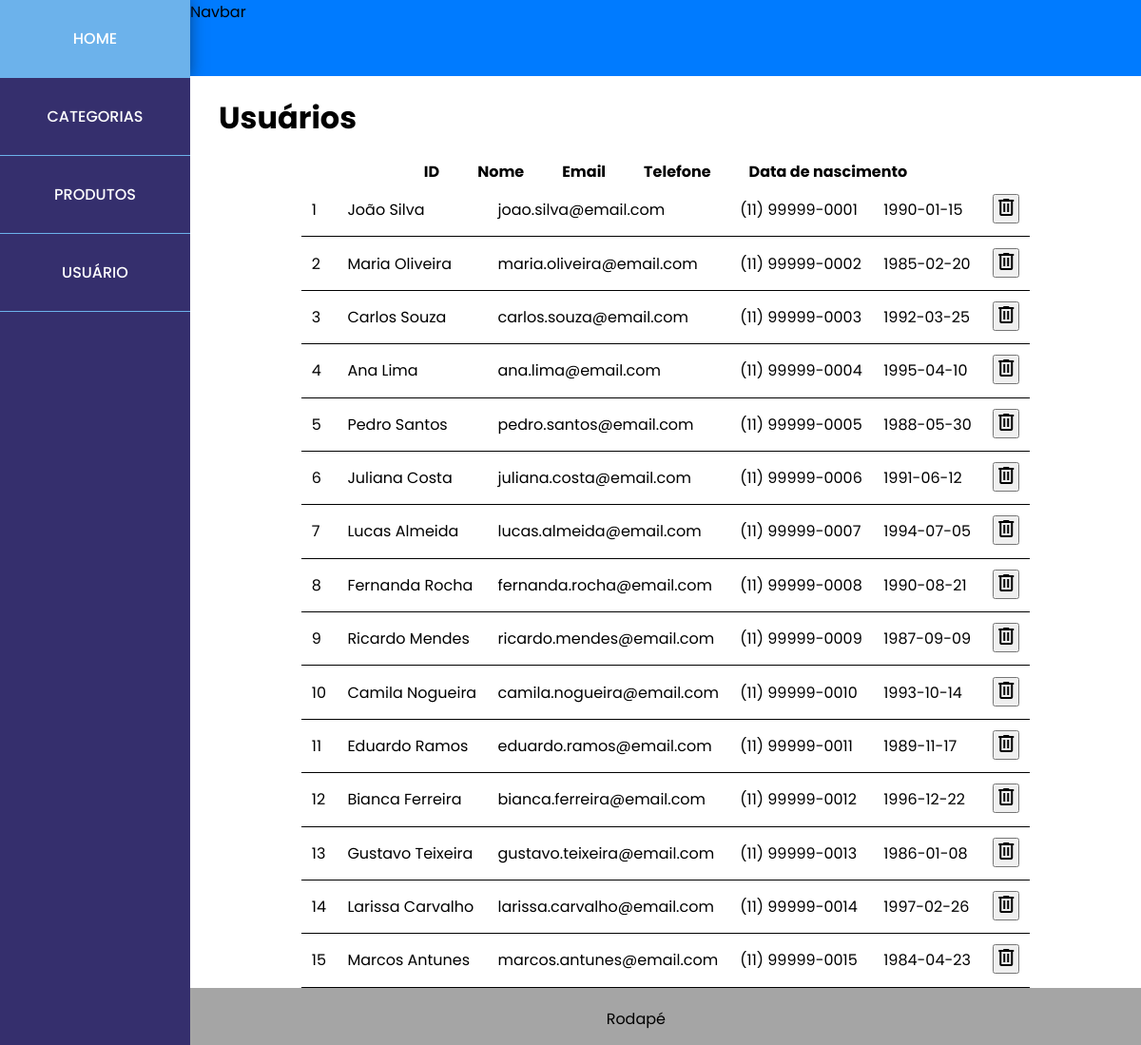
Page /view/pages/usuario.php on the committed database.
### tables this page shows
create table usuarios(
id int primary key auto_increment,
nome varchar(200),
email varchar(70),
senha varchar(30),
telefone varchar(30),
data_nascimento date,
cpf varchar(11) not null
);

### config/Database.php (called while the page is built)
<?php
class Database {
    private $host ='localhost';
    private $port ='3306';
    private $dbName='loja';
    private $user = 'root';
    private $password='';
    public function conectar(){
        $url = "mysql:host=$this->host;port=$this->port;dbname=$this->dbName";
        $conn = new PDO($url, $this->user, $this->password);
        return $conn;
    }
}

### model/UsuarioModel.php (called while the page is built)
<?php
require_once __DIR__ . "/../config/Database.php";
class UsuarioModel{
    private $conn;
    private $tabela= "usuarios";
    public function __construct(){
        $db = new Database();
        $this->conn = $db->conectar();
    }
    public function listar(){
        $query = "SELECT * FROM $this->tabela";
        $stmt = $this-> conn->prepare($query);
        $stmt->execute();
        return $stmt->fetchAll();
    }
}
?>

### view/pages/usuario.php (the view, shortened to what this page needs)
<?php
require_once __DIR__ . '/../../model/UsuarioModel.php';
$usuarioModel = new UsuarioModel();
$lista = $usuarioModel->listar();
?>
<!DOCTYPE html>
<html lang="pt-br">
<?php require_once __DIR__ .'\..\components\head.php'; ?>
<body>
    <?php require_once __DIR__ . '\..\components\navbar.php'; ?>
    <?php require_once __DIR__ . '\..\components\aside.php'; ?>
    <main>
        <h1>Usuários</h1>
        <table class="table">
            <thead>
                <th>ID</th>
                <th>Nome</th>
                <th>Email</th>
                <th>Telefone</th>
                <th>Data de nascimento</th>
            </thead>
            <tbody>
                <?php foreach ($lista as $usuario) { ?>
                    <tr>
                        <td><?php echo $usuario['id'] ?></td>
                        <td><?php echo $usuario['nome'] ?></td>
                        <td><?php echo $usuario['email'] ?></td>
                        <td><?php echo $usuario['telefone'] ?></td>
                        <td><?php echo $usuario['data_nascimento'] ?></td>
                        <td>
                            <form action="excluir.php" method="POST">
                                <button onclick="return confirm('Tem certeza que deseja excluir o filme?')">
                                <span class="material-symbols-outlined">
                                </span>
                                </button>
                            </form>
                        </td>
                    </tr>
                <?php } ?>
            </tbody>
        </table>
    </main>
    <?php require_once __DIR__ . '\..\components\footer.php'; ?>
</body>
</html>

### view/assets/css/style.css (style rules this page uses)
* { margin: 0; padding: 0; box-sizing: border-box; }
body { font-family: "Poppins", serif; display: grid; grid-template-columns: 200px 1fr; grid-template-rows: 80px 1fr 60px; }
main { background-color: #fff; grid-column: 2; grid-row: 2; height: calc(100vh - 140px); width: 100%; overflow: auto; }

### view/assets/css/components/content.css (style rules this page uses)
main h1 { padding: 20px 30px; }

### rows in the picture
usuarios: id "1", nome "João Silva", email "joao.silva@email.com", telefone "(11) 99999-0001", data_nascimento "1990-01-15"
usuarios: id "2", nome "Maria Oliveira", email "maria.oliveira@email.com", telefone "(11) 99999-0002", data_nascimento "1985-02-20"
usuarios: id "3", nome "Carlos Souza", email "carlos.souza@email.com", telefone "(11) 99999-0003", data_nascimento "1992-03-25"
usuarios: id "4", nome "Ana Lima", email "ana.lima@email.com", telefone "(11) 99999-0004", data_nascimento "1995-04-10"
usuarios: id "5", nome "Pedro Santos", email "pedro.santos@email.com", telefone "(11) 99999-0005", data_nascimento "1988-05-30"
usuarios: id "6", nome "Juliana Costa", email "juliana.costa@email.com", telefone "(11) 99999-0006", data_nascimento "1991-06-12"
usuarios: id "7", nome "Lucas Almeida", email "lucas.almeida@email.com", telefone "(11) 99999-0007", data_nascimento "1994-07-05"
usuarios: id "8", nome "Fernanda Rocha", email "fernanda.rocha@email.com", telefone "(11) 99999-0008", data_nascimento "1990-08-21"
usuarios: id "9", nome "Ricardo Mendes", email "ricardo.mendes@email.com", telefone "(11) 99999-0009", data_nascimento "1987-09-09"
usuarios: id "10", nome "Camila Nogueira", email "camila.nogueira@email.com", telefone "(11) 99999-0010", data_nascimento "1993-10-14"
usuarios: id "11", nome "Eduardo Ramos", email "eduardo.ramos@email.com", telefone "(11) 99999-0011", data_nascimento "1989-11-17"
usuarios: id "12", nome "Bianca Ferreira", email "bianca.ferreira@email.com", telefone "(11) 99999-0012", data_nascimento "1996-12-22"
usuarios: id "13", nome "Gustavo Teixeira", email "gustavo.teixeira@email.com", telefone "(11) 99999-0013", data_nascimento "1986-01-08"
usuarios: id "14", nome "Larissa Carvalho", email "larissa.carvalho@email.com", telefone "(11) 99999-0014", data_nascimento "1997-02-26"
usuarios: id "15", nome "Marcos Antunes", email "marcos.antunes@email.com", telefone "(11) 99999-0015", data_nascimento "1984-04-23"
